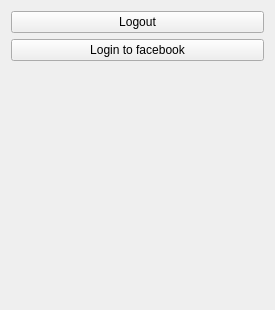
<ui version="4.0" >
 <class>AuthAppClass</class>
 <widget class="QMainWindow" name="AuthAppClass" >
  <property name="geometry" >
   <rect>
    <x>0</x>
    <y>0</y>
    <width>275</width>
    <height>310</height>
   </rect>
  </property>
  <property name="windowTitle" >
   <string>MainWindow</string>
  </property>
  <widget class="QWidget" name="centralWidget" >
   <layout class="QVBoxLayout" name="verticalLayout" >
    <item>
     <widget class="QPushButton" name="buttonForget" >
      <property name="text" >
       <string>Logout</string>
      </property>
     </widget>
    </item>
    <item>
     <widget class="QPushButton" name="pushButton" >
      <property name="text" >
       <string>Login to facebook</string>
      </property>
     </widget>
    </item>
    <item>
     <spacer name="verticalSpacer" >
      <property name="orientation" >
       <enum>Qt::Vertical</enum>
      </property>
      <property name="sizeHint" stdset="0" >
       <size>
        <width>20</width>
        <height>40</height>
       </size>
      </property>
     </spacer>
    </item>
   </layout>
  </widget>
 </widget>
 <layoutdefault spacing="6" margin="11" />
 <resources/>
 <connections/>
</ui>
